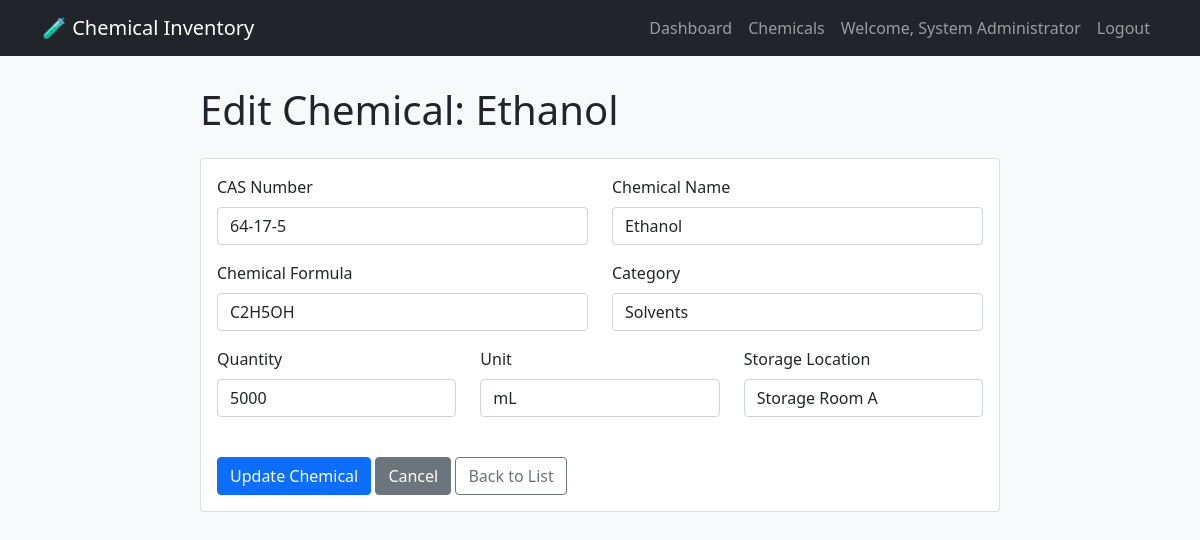
Screenshot of /edit_chemical.php?id=1 (signed in) with the database file from the repository.
### tables this page shows
CREATE TABLE chemicals (
        id INTEGER PRIMARY KEY AUTOINCREMENT,
        cas_number TEXT NOT NULL,
        name TEXT NOT NULL,
        formula TEXT,
        category_id INTEGER,
        quantity REAL NOT NULL,
        unit TEXT DEFAULT 'g',
        purity REAL,
        expiry_date DATE,
        reorder_level REAL,
        location TEXT,
        notes TEXT,
        created_at TIMESTAMP DEFAULT CURRENT_TIMESTAMP,
        FOREIGN KEY (category_id) REFERENCES categories(id)
    );

CREATE TABLE categories (
        id INTEGER PRIMARY KEY AUTOINCREMENT,
        name TEXT NOT NULL,
        description TEXT,
        created_at TIMESTAMP DEFAULT CURRENT_TIMESTAMP
    );

### edit_chemical.php (the view, shortened to what this page needs)
<?php
$id = $_GET['id'] ?? 0;
try {
    $db = new SQLite3('database/chemicals.db');
} catch (Exception $e) {
    die("Database error: " . $e->getMessage());
}
$stmt = $db->prepare("SELECT * FROM chemicals WHERE id = :id");
$stmt->bindValue(':id', $id, SQLITE3_INTEGER);
$result = $stmt->execute();
$chemical = $result->fetchArray(SQLITE3_ASSOC);
$categories = [];
$catResult = $db->query("SELECT * FROM categories ORDER BY name");
while ($row = $catResult->fetchArray(SQLITE3_ASSOC)) {
    $categories[] = $row;
}
?>
<!DOCTYPE html>
<html lang="en">
<head>
    <link href="https://cdn.jsdelivr.net/npm/bootstrap@5.1.3/dist/css/bootstrap.min.css" rel="stylesheet">
</head>
<body>
    <nav class="navbar navbar-expand-lg navbar-dark bg-dark">
        <div class="container">
            <a class="navbar-brand" href="dashboard.php">🧪 Chemical Inventory</a>
            <div class="navbar-nav ms-auto">
                <a class="nav-link" href="dashboard.php">Dashboard</a>
                <a class="nav-link" href="chemicals.php">Chemicals</a>
                <span class="nav-link">Welcome, <?php echo htmlspecialchars($_SESSION['user_name']); ?></span>
                <a class="nav-link" href="logout.php">Logout</a>
            </div>
        </div>
    </nav>
    <div class="container">
        <div class="form-container">
            <h1 class="mb-4">Edit Chemical: <?php echo htmlspecialchars($chemical['name']); ?></h1>
            <div class="card">
                <div class="card-body">
                    <form method="POST" action="">
                        <div class="row">
                            <div class="col-md-6 mb-3">
                                <label class="form-label">CAS Number</label>
                                <input type="text" name="cas_number" class="form-control"
                                       value="<?php echo htmlspecialchars($chemical['cas_number']); ?>"
                                       required pattern="\d{2,7}-\d{2}-\d">
                            </div>
                            <div class="col-md-6 mb-3">
                                <label class="form-label">Chemical Name</label>
                                <input type="text" name="name" class="form-control"
                                       value="<?php echo htmlspecialchars($chemical['name']); ?>" required>
                            </div>
                        </div>
                        <div class="row">
                            <div class="col-md-6 mb-3">
                                <label class="form-label">Chemical Formula</label>
                                <input type="text" name="formula" class="form-control"
                                       value="<?php echo htmlspecialchars($chemical['formula']); ?>">
                            </div>
                            <div class="col-md-6 mb-3">
                                <label class="form-label">Category</label>
                                <select name="category_id" class="form-control">
                                    <?php foreach ($categories as $cat): ?>
                                        <option value="<?php echo $cat['id']; ?>"
                                            <?php echo ($chemical['category_id'] ?? '') == $cat['id'] ? 'selected' : ''; ?>>
                                            <?php echo htmlspecialchars($cat['name']); ?>
                                        </option>
                                    <?php endforeach; ?>
                                </select>
                            </div>
                        </div>
                        <div class="row">
                            <div class="col-md-4 mb-3">
                                <label class="form-label">Quantity</label>
                                <input type="number" step="0.001" name="quantity" class="form-control"
                                       value="<?php echo $chemical['quantity']; ?>" required>
                            </div>
                            <div class="col-md-4 mb-3">
                                <label class="form-label">Unit</label>
                                <select name="unit" class="form-control" required>
                                    <option value="mL" <?php echo $chemical['unit'] == 'mL' ? 'selected' : ''; ?>>mL</option>
                                </select>
                            </div>
                            <div class="col-md-4 mb-3">
                                <label class="form-label">Storage Location</label>
                                <input type="text" name="location" class="form-control"
                                       value="<?php echo htmlspecialchars($chemical['location']); ?>">
                            </div>
                        </div>
                        <div class="mt-4">
                            <button type="submit" class="btn btn-primary">Update Chemical</button>
                            <a href="view_chemical.php?id=<?php echo $id; ?>" class="btn btn-secondary">Cancel</a>
                            <a href="chemicals.php" class="btn btn-outline-secondary">Back to List</a>
                        </div>
                    </form>
                </div>
            </div>
        </div>
    </div>
</body>
</html>

### edit_chemical.php (style rules this page uses)
body { background: #f8f9fa; }
.navbar { margin-bottom: 30px; }
.form-container { max-width: 800px; margin: 0 auto; }

### rows the page displays
chemicals: name "Ethanol", cas_number "64-17-5", formula "C2H5OH", category_id "Solvents", quantity "5000", unit "mL", location "Storage Room A"

### other values shown
$_SESSION['user_name'] "System Administrator"
